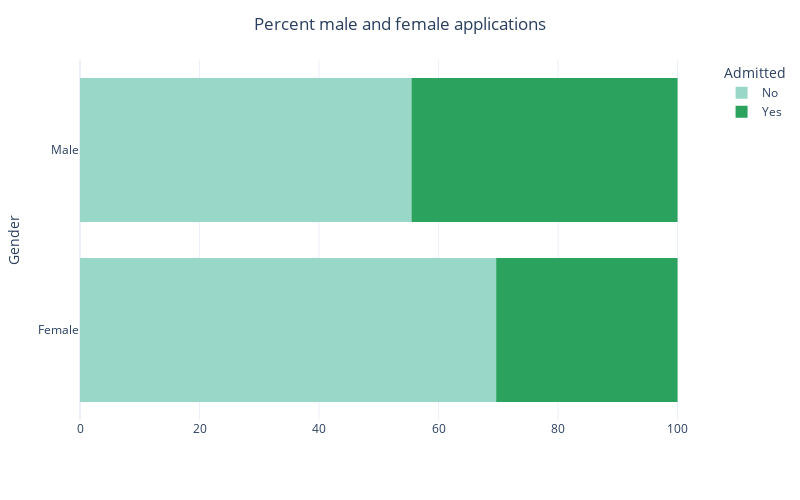

Here is the notebook cell this chart was saved with:
### Code cell
fig = px.histogram(DF_totals,
                     x='Number',
                     y='gender',
                     color='admitted',
                     barnorm = "percent",
                     color_discrete_map = {'No':'#99d8c9','Yes':'#2ca25f'})

fig.update_layout(title='Percent male and female applications',
                  title_x=0.5,
                  template="plotly_white",
                  xaxis_title="",
                  yaxis_title="Gender",
                  legend_title='Admitted',
                  autosize=False,
                  width=800,
                  height=500)

fig.show()

### Figure 1 — Plotly figure (JSON) as saved in the notebook; plotly's stock layout.template omitted (floating-point values rounded to 4 significant figures)
{"data": [{"bingroup": "y", "histfunc": "sum", "hovertemplate": "admitted=No<br>sum of Number (normalized as percent)=%{x}<br>gender=%{y}<extra></extra>", "legendgroup": "No", "marker": {"color": "#99d8c9", "pattern": {"shape": ""}}, "name": "No", "orientation": "h", "showlegend": true, "type": "histogram", "x": [1278, 1493], "xaxis": "x", "y": ["Female", "Male"], "yaxis": "y"}, {"bingroup": "y", "histfunc": "sum", "hovertemplate": "admitted=Yes<br>sum of Number (normalized as percent)=%{x}<br>gender=%{y}<extra></extra>", "legendgroup": "Yes", "marker": {"color": "#2ca25f", "pattern": {"shape": ""}}, "name": "Yes", "orientation": "h", "showlegend": true, "type": "histogram", "x": [557, 1198], "xaxis": "x", "y": ["Female", "Male"], "yaxis": "y"}], "layout": {"autosize": false, "barmode": "relative", "barnorm": "percent", "height": 500, "legend": {"title": {"text": "Admitted"}, "tracegroupgap": 0}, "margin": {"t": 60}, "title": {"text": "Percent male and female applications", "x": 0.5}, "width": 800, "xaxis": {"anchor": "y", "domain": [0, 1], "title": {"text": ""}}, "yaxis": {"anchor": "x", "domain": [0, 1], "title": {"text": "Gender"}}}}
